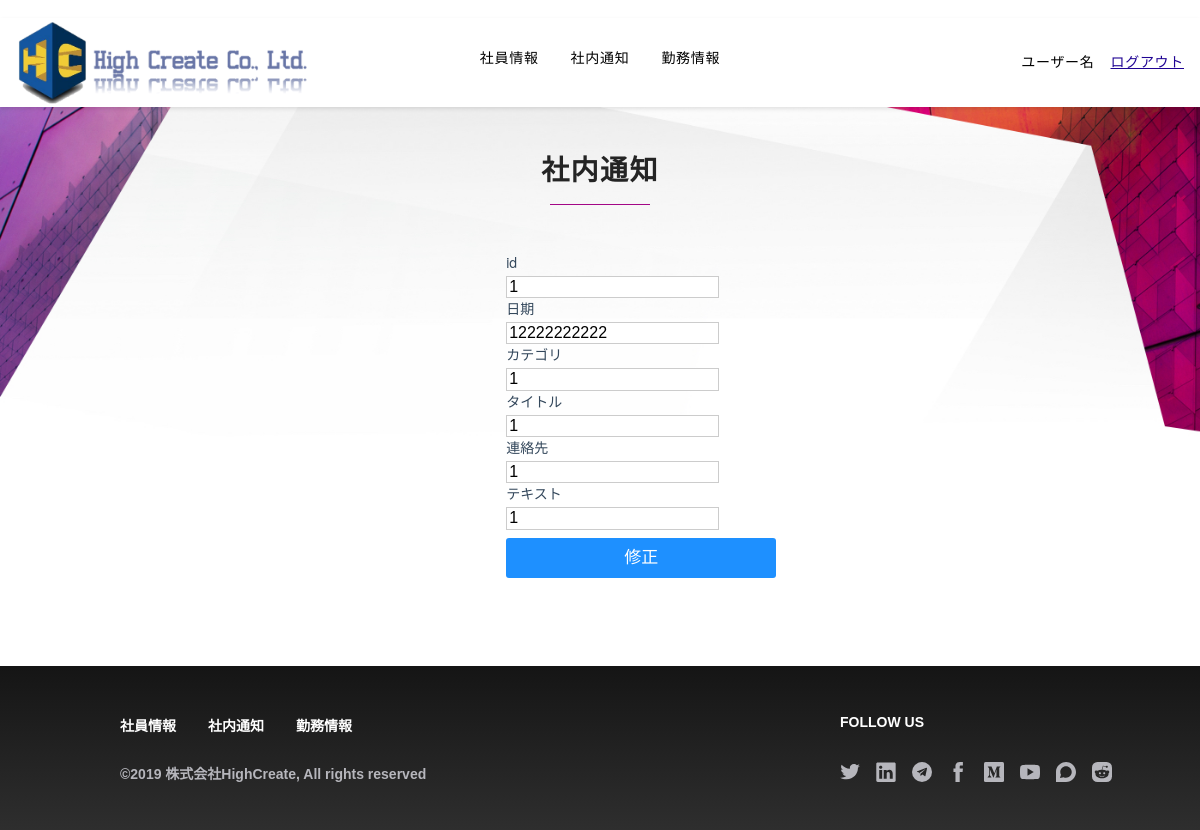
Screenshot of /notice/1 with the database file from the repository.
### homepage/models.py (models this page shows)
class noticeInfo(models.Model):
    userId = models.CharField(primary_key=True, max_length=20, verbose_name='userId')
    userName = models.CharField(blank=True, max_length=100, verbose_name='userName')
    userData = models.CharField(blank=True, max_length=100, verbose_name='userData')
    userCategory = models.CharField(blank=True, max_length=100, verbose_name='userCategory')
    userTitle = models.CharField(blank=True, max_length=100, verbose_name='userTitle')
    userContact = models.CharField(blank=True, max_length=100, verbose_name='userContact')
    userText = models.CharField(blank=True, max_length=200, verbose_name='userText')
    class Meta:
        managed = False
        db_table = 'noticeInfo'

### homepage/officeviews.py (the view)
# urls.py: path('notice/<int:userId>', officeviews.modify_detail),
def modify_detail(request, userId):
    noticeInfos = models.noticeInfo.objects.all()
    detail_info = None
    for noticeInfo in noticeInfos:
        if noticeInfo.userId == userId:
            detail_info = noticeInfo
            break
    return render(request, 'modify_detail.html',
                  {
                      'detail_info': detail_info
                  }
                  )

### templates/modify_detail.html (shortened to what this page needs)
{% extends 'officebase.html' %} {% block title %}社内通知 | HighCreate{% endblock %} {% block content %}
    <div class="p-3 bg-center bg-top bg-white mx-auto relative xl:p-0 PageWrap__ContentContainer-kkdcvd-0 dzVwN"
         id="site-content" ng-controller="ScrollController" data-ng-init="init('{{ jumpflag }}')">
        <div classnames="">
            <div class="Mantel__Container-sc-90mahe-0 loqmwV">
                <header>
                    <h1 class=" font-sans text-charcoal tracking-wide uppercase text-center pb-2 font-black uppercase md:text-3xl text-3xl">
                        社内通知</h1>
                    <div class=" h-px bg-magenta mx-auto" style="width: 100px;">
                    </div>
                </header>
            </div>
            <div class="Technology__SectionContainer-sc-1uzfb71-0 dnLgNL">
                <div class="detail_1">
                    <form method="post" action="/noticeadd/">
                        <div class="form-group">
                            <label for="matuyaid">id</label>
                            <input type="text" class="form-control" readonly="readonly" name="userId"
                                   placeholder={{ detail_info.userId }} value="{{ detail_info.userId }}">
                            <br/>
                            <label for="userdata">日期</label>
                            <input type="text" class="form-control" name="userData" placeholder="日期"
                                   value="{{ detail_info.userData }}">
                            <br/>
                            <label for="usercategory">カテゴリ</label>
                            <input type="text" class="form-control" name="userCategory" placeholder="カテゴリ"
                                   value="{{ detail_info.userCategory }}">
                            <br/>
                            <label for="usertitle">タイトル</label>
                            <input type="text" class="form-control" name="userTitle"
                                   placeholder="タイトル" value="{{ detail_info.userTitle }}">
                            <br/>
                            <label for="usercontact">連絡先</label>
                            <input type="text" class="form-control" name="userContact" placeholder="連絡先"
                                   value="{{ detail_info.userContact }}">
                            <br/>
                            <label for="usertext">テキスト</label>
                            <input type="text" class="form-control" name="userText"
                                   placeholder="テキスト" value="{{ detail_info.userTitle }}">
                        </div>
                        <button class="btn btn-primary">修正</button>
                    </form>
                </div>
            </div>
        </div>
    </div>
{% endblock %}

### homepage/static/css/index_sub.css (style rules this page uses)
.loqmwV { padding-top: 20%; overflow: hidden; margin: -1.5rem -1.5rem 0px; }
@media (min-width: 576px) { .loqmwV { padding-top: 9%; } }
@media (min-width: 992px) { .loqmwV { padding-top: 1%; padding-top: 5rem; } }
@media (min-width:1200px) { .loqmwV { padding-top: 4%; margin: 0; } }
@media (min-width: 321px) { .dzVwN { background: url(../pic/economic_policy-mobile-2x.jpg) center top / 100% no-repeat; } }
@media (min-width: 992px) { .dzVwN { background: url(../pic/economic_policy-desktop.jpg) center top / 100% no-repeat; } }
@media (min-width: 992px) { .dzVwN { min-height: 460px; } }
.dnLgNL { padding-left: 1rem; padding-right: 1rem; margin-left: auto; margin-right: auto; max-width: 50.875rem; }

### homepage/static/css/contact_main.css (style rules this page uses)
body { margin: 0 }

### homepage/static/css/contact_sub.css (style rules this page uses)
label { font-size: 14px; width: 130px; text-align: right; color: #33475b; display: block; float: none; width: auto; font-weight: 500; text-align: left; line-height: 20px; padding-top: 0; margin-bottom: 4px; font-family: "Helvetica Neue", Helvetica, Arial, sans-serif }

### templates/modify_detail.html (style rules this page uses)
input { border: 1px solid #ccc; }
.detail_1 { margin-left: 38%; margin-top: 6%; }
button { width: 270px; height: 40px; border-width: 0px; border-radius: 3px; background: #1E90FF; cursor: pointer; outline: none; font-family: Microsoft YaHei; color: white; font-size: 17px; }

### rows the page displays
noticeInfo: userId "1", userData "12222222222", userCategory "1", userTitle "1", userContact "1", userText "1"
